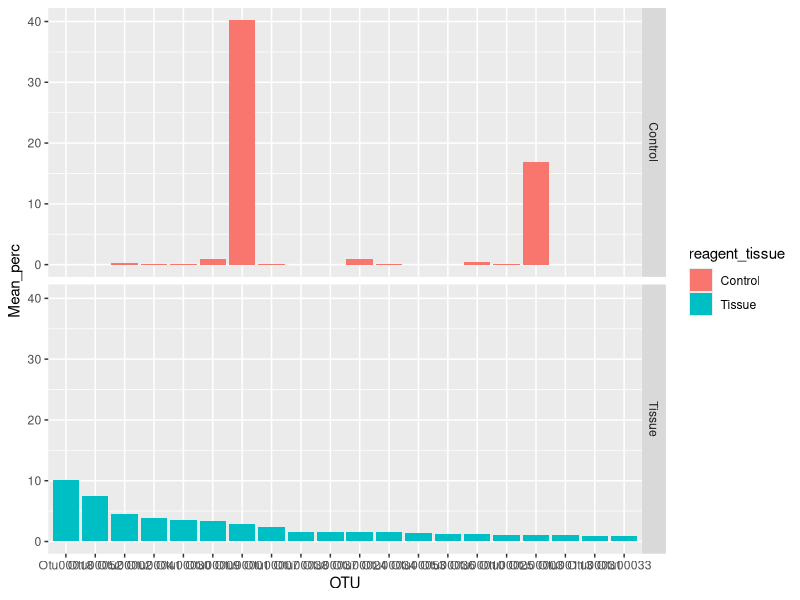
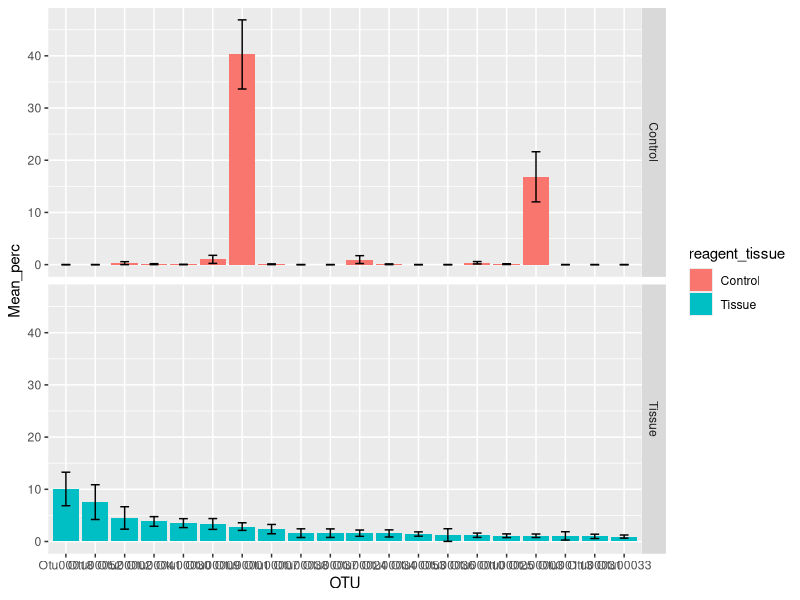
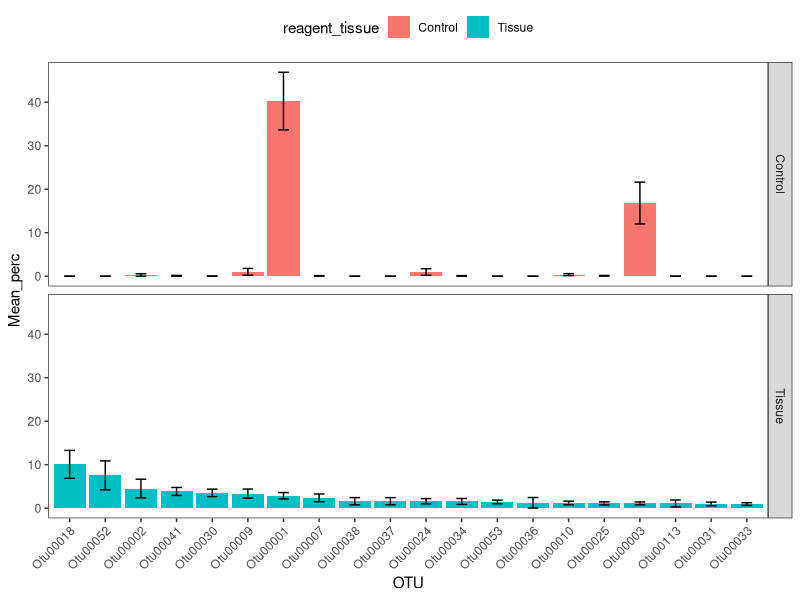

The R source for these figures, in order: (Note: this script raises an error after producing the figures.)
## ---- chunk 1
knitr::opts_chunk$set(echo = TRUE)
## ---- chunk 2
# This section contains typical libraries used in these analyses

# I. universal data wrangling and visualization
library(tidyverse)      # ggplot, dplyr, purrr, forcats, stringr... and other packages. See https://tidyverse.tidyverse.org/

# II. formatting, plotting
library(scales)         # used in formatting relative abundance % labels; dollar_format()
library(RColorBrewer)   # for generating custom palettes

# III. machine learning & analysis packages
library(vegan)          # decostand(), metaMDS(), scores(), rda(), ordispider(), adonis()
## ---- chunk 3
# For ease of use, place the processed 16S data files of interest into the same directory as your current RStudio project
# Best practices: keep a separate project for each experiment or combination of experiments
# include a data folder within the project's directory to keep source files organized; also somewhat mitigates the risk of modifying them inadvertently

# I. Read in .shared (counts of sequences assigned to OTU #s)
# Includes basic processing with selection of OTUs > 0.1 % of the population
otu_raw <- read.table("data/Heterogeneity.shared.txt", row.names = 2, header = TRUE)
otu_trim <- otu_raw[, -c(1:2)]
otu_trim <- as.matrix(otu_trim)
otu_tmp <- vegan::decostand(otu_trim, "total") * 100
otu_trim[which(otu_tmp < 0.1)] <- 0
otu_good <- otu_trim[, which(colSums(otu_trim) > 0)]

# Trim _S from end of rownames(otu_good); note that it may be useful to keep these well identifiers in some analyses
rownames(otu_good) <- str_remove(rownames(otu_good), "_S\\d+")

# It's a good idea to inspect the data regularly with tools such as dim(), str(), head(), tail(), summary()... This will help in catching errors earlier
dim(otu_good) # dim(otu_good)[1] observations (samples) x dim(otu_good)[2] features (OTUs above .1% population threshold)
otu_good[1:20, 1:20] # use other means of showing a glimpse of the data?


# II. Read in cons.taxonomy (for each OTU: taxonomic levels down to Genus, if possible)
# Note that OTUs are in rows here rather than columns
# 2 imports are required due to the combination of 2 different separators  
tax1 <- read.table("data/Heterogeneity.0.03.cons.taxonomy.txt", sep = "\t", row.names = 1, header = TRUE, colClasses = c("character", "numeric", "character"))
tax2 <- read.table("data/Heterogeneity.0.03.cons.taxonomy.txt", sep = ";", skip = 1, col.names = c("", "Phylum", "Class", "Order", "Family", "Genus", "")) %>% 
  dplyr::select(-c(1, 7)) %>% 
  purrr::map_df(stringr::str_replace, "\\(.*.\\)", "") %>%
  purrr::map_df(as.factor)
otu_taxonomy <- data.frame(OTU = rownames(tax1), Size = tax1[, 1], tax2, stringsAsFactors = FALSE)
rownames(otu_taxonomy) <- rownames(tax1)

# trim otu_taxonomy based on OTUs in otu_good
otu_good_taxonomy <- otu_taxonomy[otu_taxonomy$OTU %in% colnames(otu_good), ]
rownames(otu_good_taxonomy) <- intersect(rownames(otu_taxonomy), colnames(otu_good))
otu_good_taxonomy <- as.data.frame(otu_good_taxonomy)

dim(otu_good_taxonomy)
otu_good_taxonomy[1:20,]
## ---- chunk 4
# Load in metadata/environmental data, or create it

## Load approach using metadat from github repo
meta_df <- read.table("data/Heterogeneity.metadata.txt", sep = "\t", header = TRUE) 
# Note that this will create factors out of all chr type columns
#While - undesirable for 'specimen' but useful for 'reagent_tissue', 'litter', 'vendor', 'mouse', 'tissue_type', and 'cage'
otu_df <- data.frame(meta_df, decostand(otu_good, "total") * 100)
otu_df$specimen <- as.character(otu_df$specimen) # let's convert 'specimen' back to a chr-type

# Examples of metadata creation using regular expressions (regex) in a tidyverse pipeline
# Note that extracting metadata from sample names is much easier if naming conventions are consistent in terms of spelling and placement
# otu_df <- data.frame(decostand(otu_good, "total") * 100, Sample_name = row.names(otu_good), stringsAsFactors = FALSE) %>%
#   # Create Specimen_ctrl from first string of characters prior to first "_"
#   mutate(Specimen_ctrl = factor(case_when(str_detect(Sample_name, "^AE_") ~ "AE",
#                                        str_detect(Sample_name, "^Blank\\d_") ~ "Empty",
#                                        str_detect(Sample_name, "^Heparin_") ~ "Heparin",
#                                        str_detect(Sample_name, "^HomogCtrl_") ~ "HomogCtrl",
#                                        str_detect(Sample_name, "^IsoCtrl_") ~ "IsoCtrl",
#                                        str_detect(Sample_name, "^LPS_") ~ "LPS",
#                                        str_detect(Sample_name, "^PerfusionPBS_") ~ "PBS",
#                                        str_detect(Sample_name, "^WATERD|^waterC") ~ "WaterNeg",
#                                        str_detect(Sample_name, "^mock[CD]") ~ "Mock",
#                                        str_detect(Sample_name, "^[:alnum:]+") ~ str_extract(Sample_name, "^[:alnum:]+")), # for experimental groups, place after other steps because this regex would fill in values for controls (may or may not be ideal)
#                                 levels = c("CR1", "CR2", "JAX1", "JAX2", "AE", "Empty", "Heparin", "HomogCtrl", "IsoCtrl", "LPS", "PBS", "WaterNeg", "Mock")
#                 )
#          ) %>%
#   # Create Organ
#   mutate(Organ = factor(case_when(str_detect(Sample_name, "_CECUM_") ~ "Cecum",
#                                   str_detect(Sample_name, "_LUNG_HOMOG") ~ "Lung",
#                                   str_detect(Sample_name, "_NASAL_") ~ "Nasal",
#                                   str_detect(Sample_name, "_TONGUE_") ~ "Tongue"),
#                         levels = c("Nasal", "Tongue", "Lung", "Cecum")
#                 ) # sum(is.na(otu_df$Organ)) returns 32 (as expected, controls have NA in this column)
#          ) %>%
#   # Create Mouse
#   mutate(Mouse = as.numeric(str_extract(Sample_name, "(?<=(CR\\d|JAX\\d)_)\\d+") # numbers correspond to mice if a CR or JAX specimen
#               ) # sum(is.na(otu_df$Mouse)) returns 32 (as expected, the controls have NA in this column)
#          ) %>%
#   # metadata columns at front, followed by all of the count data
#   dplyr::select(Sample_name:Mouse, everything())
#   # note that the data is in wide format
#   
# otu_df$Specimen_ctrl %>% table() %>% sum() # 192: all samples/rows are accounted for
# otu_df$Organ %>% summary() %>% sum() # ditto; 32 NAs for organs
## ---- chunk 5
# First we need to prepare the data: controls in one group, lung tissue in another
# Order the data by most abundance OTU in lung tissue
# Include an errorbar
# Color by phyla

ra_df <- otu_df %>% # Note at this is just one of several possible approaches to filtering to retain the correct rows
  filter((reagent_tissue == "Control") | (tissue_type == "Lung")) %>% # 65 specimens
  droplevels() # remove factor levels with no remaining observations - saves potential headaches in downstream wrangling and visualizations

# Determine the order of OTUs based on means within Lung specimens
otu_order <- names(sort(colMeans(filter(ra_df, tissue_type == "Lung")[, stringr::str_detect(colnames(ra_df), "Otu")]), decreasing = TRUE))

# Keep top 20 OTUs, then reshape the dataframe from wide to long format
g_df <- ra_df %>%
  select(str_which(colnames(ra_df), "Otu", negate = TRUE), colnames(ra_df[, otu_order[1:20]])) %>% # Keep non-OTU columns, followed by the 20 most abundant OTU columns
  gather(key = OTU, value = Percentage, -str_which(colnames(ra_df), "Otu", negate = TRUE), factor_key = TRUE) # factor_key is important because we care about the order (clevels) in OTU

# dimensions have gone from 65 745 to 1300 17

# Generate mean and sem for each group
agg_df <- g_df %>%
  group_by(reagent_tissue, OTU) %>%
  summarize(Mean_perc = mean(Percentage), SEM = sqrt(var(Percentage)/length(Percentage))) %>%
  ungroup()
## ---- chunk 6
(p <- ggplot(agg_df, aes(x = OTU, y = Mean_perc, fill = reagent_tissue)) + 
  geom_col() +
  facet_grid(reagent_tissue ~ .))
## ---- chunk 7
# Add an errorbar
(q <- p + geom_errorbar(aes(ymin = Mean_perc - SEM, ymax = Mean_perc + SEM, width = 0.3)))

# Clear background + modify theme (rotate x-axis labels, reposition legend)
(q <- q + theme_bw() + # note that a theme_ layer added after other other theme modifications will remove these prior modifications
    theme(panel.grid = element_blank(), axis.text.x = element_text(angle = 45, hjust = 1), legend.position = "top"))
## ---- chunk 8
# Add Genus levels to the OTU Number
levels(agg_df$OTU) <- paste_tax(levels(agg_df$OTU))
# equivalent to:
# fct_inorder(paste0(otu_good_taxonomy[levels(agg_df$OTU), ]$Genus, " (", levels(agg_df$OTU), ")"))

ggplot(agg_df, aes(x = OTU, y = Mean_perc, fill = fct_rev(reagent_tissue))) + 
  geom_col() +
  facet_grid(fct_rev(reagent_tissue) ~ .) +
  geom_errorbar(aes(ymin = Mean_perc - SEM, ymax = Mean_perc + SEM, width = 0.3)) + 
  theme_bw() +
  theme(panel.grid = element_blank(), axis.text.x = element_text(angle = 45, hjust = 1), legend.position = "top", plot.margin = unit(c(0.5,0.5,0.5,1),"cm")) + 
  scale_y_continuous(labels = unit_format(suffix = "%")) + 
  labs(title="Comparison of Lung Tissue and Controls", subtitle = "Ranked by lung tissue specimens", y = "% Relative Abundance")
## ---- chunk 9
# 8 samples - perhaps ideal for use as an example of a control RA plot
# don't include geometric mean
# ae_df <- filter(otu_df, Specimen_ctrl == "AE")
# 
# # determine order of OTUs based on mean within selected specimens
# otu_order <- names(sort(colMeans(ae_df[, stringr::str_detect(colnames(ae_df), "Otu")]), decreasing = TRUE))
# 
# # create mean sample
# sample_names <- ae_df$Sample_name
# temp <- dplyr::select(ae_df, otu_order[1:20])
# temp <- rbind(temp, apply(dplyr::select(ae_df, otu_order[1:20]), 2, mean))
# sample_names <- append(sample_names, "Arith_Mean")
# ae_df <- cbind(Sample_name = forcats::fct_inorder(sample_names), temp)
# ae_gg <- tidyr::gather(ae_df, key = OTU, value = Percentage, -stringr::str_which(colnames(ae_df), "Otu", negate = TRUE), factor_key = TRUE)
# levels(ae_gg$OTU) <- forcats::fct_inorder(paste0(otu_good_taxonomy[levels(ae_gg$OTU), ]$Genus, " (", levels(ae_gg$OTU), ")"))
## ---- chunk 10
# Encourage participants to run these by commenting out a layer, altering 1 parameter to develop a deeper understanding of how to build up a ggplot object

# ggplot(data = ae_gg, aes(x = OTU, y = Percentage, fill = Sample_name)) + 
#   geom_col() + 
#   facet_grid(Sample_name ~ .) +
#   theme(axis.text.x = element_text(angle = 90, hjust = 1, vjust = 0.5), legend.position = "top") +
#   scale_y_continuous(labels = scales::dollar_format(suffix = "%", prefix = "")) +
#   labs(title = "Cross-Comparison of AE Control Replicates", x = "OTU", y = "% Relative Abundance")
## ---- chunk 11
# for PCA ordinations; choose an 9 that covers the maximum number of factor levels (conditions) within a variable of interest
pcapal <- brewer.pal(9,"Set1")
## ---- chunk 12
# example: filter out controls
# otu_good_spc <- dplyr::filter(otu_df, !(is.na(Organ))) %>%
#   droplevels() # remove levels that are no longer present due to filtering
# 
# # PCA of all data (non-control)
# otu_good_spc_hel <- decostand(dplyr::select(otu_good_spc, contains("Otu")), "hellinger") # use OTU columns only
# otu_good_spc_pca <- rda(otu_good_spc_hel)
# 
# (summary(otu_good_spc_pca)) # 0.1639 0.10222 0.08503 proportion explained by first 3 axes
# 
# set.seed(8947) # permanova
# adonis(otu_good_spc_hel~otu_good_spc$Specimen_ctrl, method="euclidean", permutations = 10000) # 9.999e-05 ***
## ---- chunk 13
# plot(otu_good_spc_pca, type = "n", font = 2, font.lab = 2, xlab = "PC1 (16.39% Explained)", ylab = "PC2 (10.22% Explained)", main = "PCA of Specimen Origin, colored by Organ", display = "sites")
# points(otu_good_spc_pca, pch = 19, col = pcapal[as.numeric(otu_good_spc$Organ)])
# vegan::ordispider(otu_good_spc_pca, otu_good_spc$Specimen_ctrl, label = TRUE)
# legend("topright", levels(otu_good_spc$Organ), pch = 19, col = pcapal, title = "Organ")
# legend("bottomright", legend = "Permanova: Difference between Specimen Origin: 9.999e-05") # Should signifiance test be include in the plot?
